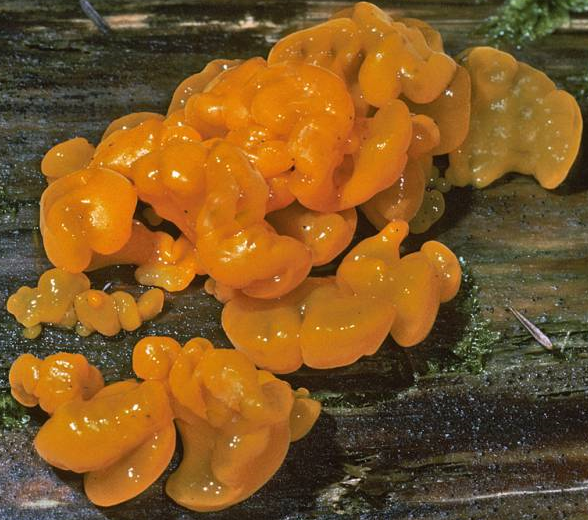
#> input picture P05 Vecindarios y Bordes/imagen recortada.png, 588 x 520 px
$ python 'Vecindarios y bordes.py'
#> lines starting #> are read from the running program, lines starting #| are printed output that depends on the picture
import cv2
import numpy as np

# Función para detectar vecindarios en un rango de +50 y -50
def detectar_vecindarios(image, rango=50):
    # Obtener las dimensiones de la imagen
    rows, cols = image.shape
    visitado = np.zeros((rows, cols), dtype=bool)  # Para marcar píxeles ya revisados
    vecindarios = []  # Lista para almacenar los vecindarios encontrados
    bordes_vecindarios = []  # Lista para almacenar los bordes de vecindarios

    def obtener_vecindario(r, c, pivote_valor, rango):
        vecindario = [(r, c)]
        borde = set()
        cola = [(r, c)]
        visitado[r, c] = True

        # Convertir el pivote a int para evitar desbordamiento
        pivote_valor = int(pivote_valor)

        while cola:
            x, y = cola.pop(0)
            for dx in [-1, 0, 1]:
                for dy in [-1, 0, 1]:
                    nx, ny = x + dx, y + dy
                    if 0 <= nx < rows and 0 <= ny < cols and not visitado[nx, ny]:
                        # Convertir el valor actual del píxel a int antes de la comparación
                        if pivote_valor - rango <= int(image[nx, ny]) <= pivote_valor + rango:
                            visitado[nx, ny] = True
                            vecindario.append((nx, ny))
                            cola.append((nx, ny))
                        else:
                            borde.add((nx, ny))
        return vecindario, borde

    # Recorrer la imagen
    for r in range(rows):
        for c in range(cols):
            if not visitado[r, c]:
                pivote_valor = image[r, c]
                vecindario, borde = obtener_vecindario(r, c, pivote_valor, rango)
                vecindarios.append(vecindario)
                bordes_vecindarios.append(borde)

    return vecindarios, bordes_vecindarios

# Cargar imagen en escala de grises
imagen_a_color = cv2.imread('imagen recortada.png')
#> imagen_a_color is the input picture: shape (520, 588, 3); mean B, G, R 36.1, 87.2, 127.9
if imagen_a_color is None:
    print("Error: No se pudo cargar la imagen. Asegúrate de que el archivo 'Imagen a Color.png' está en el directorio correcto.")
else:
    imagen = cv2.cvtColor(imagen_a_color, cv2.COLOR_BGR2GRAY)
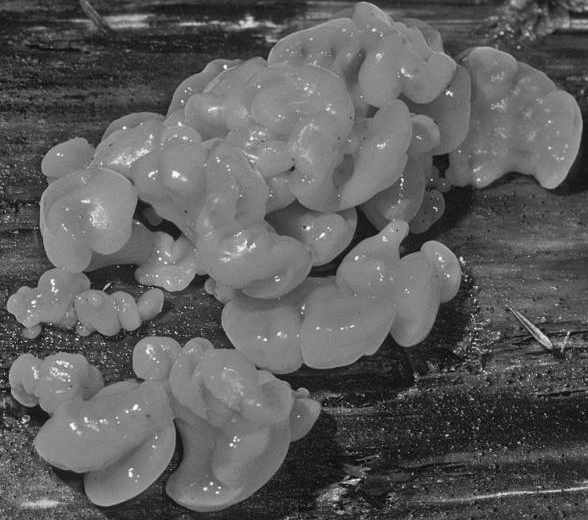
#> imagen: shape (520, 588); min 1, max 252, mean 93.5

    # Detectar vecindarios y bordes
    vecindarios, bordes_vecindarios = detectar_vecindarios(imagen)
#> after the loop in detectar_vecindarios, `for r in range(rows):`: bordes_vecindarios = 1831 items
#> vecindarios = 1831 items; bordes_vecindarios = 1831 items

    # Mostrar cuántos vecindarios se encontraron
    print(f"Número de vecindarios encontrados: {len(vecindarios)}")
#| Número de vecindarios encontrados: 1831

    # Para visualizar los vecindarios en la imagen
    output_image = np.zeros_like(imagen)
    for i, vecindario in enumerate(vecindarios):
        color_value = (255 - (i * 25)) % 256  # Asegurar que los valores estén entre 0 y 255
        for (r, c) in vecindario:
            output_image[r, c] = color_value  # Colorear cada vecindario de manera diferente
#> this loop made 1831 passes
#> color_value on passes 1 to 3: 255, 230, 205
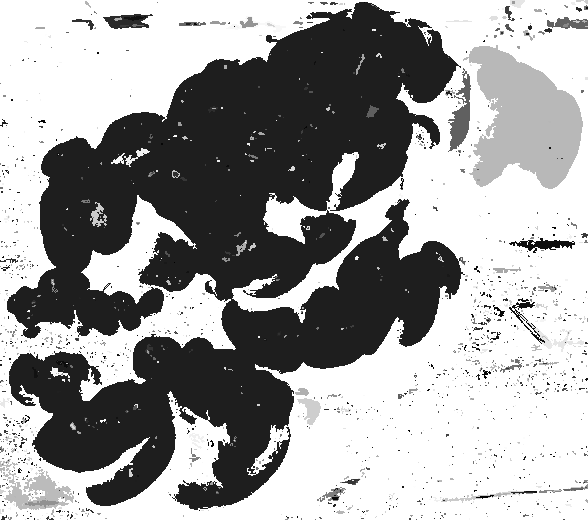
#> output_image: shape (520, 588); min 0, max 255, mean 158.5

    cv2.imshow('Vecindarios', output_image)
    cv2.imwrite('Vecindarios.png', output_image)
    cv2.waitKey(0)
    cv2.destroyAllWindows()

    # Guardar la matriz de la imagen en escala de grises en un archivo CSV
    np.savetxt('imagen_gris.csv', imagen, delimiter=',', fmt='%d')
    print("La matriz de la imagen en escala de grises se ha guardado en 'imagen.csv'.")

    # Guardar la matriz de la imagen resultante en un archivo CSV
    np.savetxt('imagen_resultante.csv', output_image, delimiter=',', fmt='%d')
    print("La matriz de la imagen en escala de grises se ha guardado en 'imagen_resultante.csv'.")
